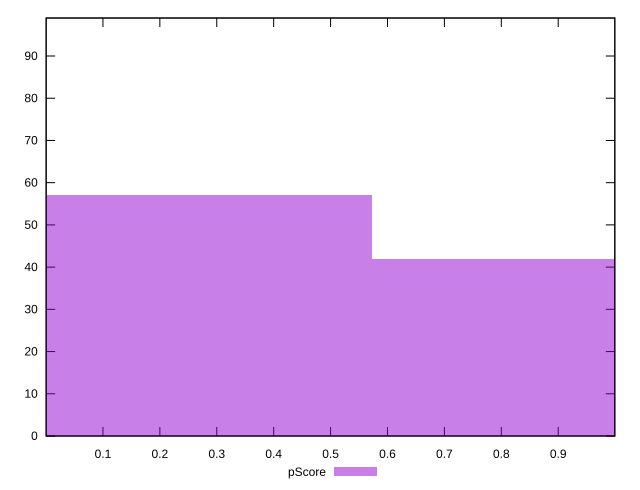

Here is the gnuplot script that generated this plot:
reset

$pScore <<EOF
0 57
1.146239068005709 42
EOF

set key outside below
set boxwidth 1.146239068005709
set xrange [0.00019060156438294173:0.9994723875712139]
set yrange [0:99]
set trange [0:99]
set style fill transparent solid 0.5 noborder
set terminal svg size 640, 490 enhanced background rgb 'white'
set output "reports/report_00027_2021-02-24T12-40-31.850Z/max-potential-fid/samples/card/pScore/histogram.svg"

plot $pScore title "pScore" with boxes

reset
